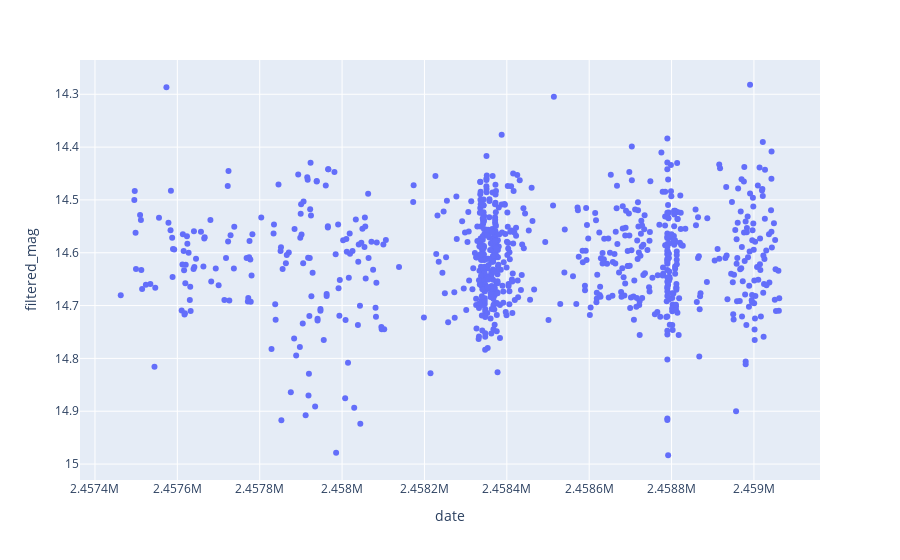

The cell this chart's notebook holds for it:
### Code cell
#select data from specifed filter and remove bad data
band=filter_select.value
cal_error=cal_error_sel.value
med_window=med_window_sel.value
date_range=date_range_sel.value

i_data=lc_data[(lc_data['filter']==band) & (lc_data['flags'] <= 4) & (lc_data['calibrated_error'] < cal_error) & (lc_data['date'] > date_range[0]) & (lc_data['date'] < date_range[1]) & (lc_data['calibrated_magnitude'] > 0.0) & (lc_data['calibrated_error'] > 0.0) & (lc_data['fwhm_world'] > 0.0) & (lc_data['fwhm_world'] < 9.0/3600.0)]

#median filter the lightcurve over a time window
window = med_window #half the time window in days
mags = numpy.array(i_data['calibrated_magnitude'])
times = numpy.array(i_data['date'])
med = numpy.zeros(len(i_data))
for i in range(0,len(med)):
  check = numpy.where( numpy.abs(times[i] - times) < window )
  if (len(check[0]) > 0):
    med[i] = numpy.median(mags[check[0]])
filtered_mag=pd.Series(i_data['calibrated_magnitude'] - med + numpy.median(i_data['calibrated_magnitude']),name='filtered_mag')
i_data=pd.concat([i_data,filtered_mag],axis=1)

#plot lightcurve
fig1=px.scatter(i_data,x=i_data.date,y=i_data.filtered_mag)
fig1['layout']['yaxis']['autorange'] = "reversed"
iplot(fig1)

### Figure 1 — Plotly figure (JSON) as saved in the notebook; plotly's stock layout.template omitted (floating-point values rounded to 4 significant figures; data arrays with more than 128 entries replaced by an {"elided": "..."} marker saying what was removed)
{"data": [{"hovertemplate": "date=%{x}<br>filtered_mag=%{y}<extra></extra>", "legendgroup": "", "marker": {"color": "#636efa", "symbol": "circle"}, "mode": "markers", "name": "", "orientation": "v", "showlegend": false, "type": "scatter", "x": {"elided": "832 float values"}, "xaxis": "x", "y": {"elided": "832 float values"}, "yaxis": "y"}], "layout": {"legend": {"tracegroupgap": 0}, "margin": {"t": 60}, "xaxis": {"anchor": "y", "domain": [0, 1], "title": {"text": "date"}}, "yaxis": {"anchor": "x", "autorange": "reversed", "domain": [0, 1], "title": {"text": "filtered_mag"}}}}
